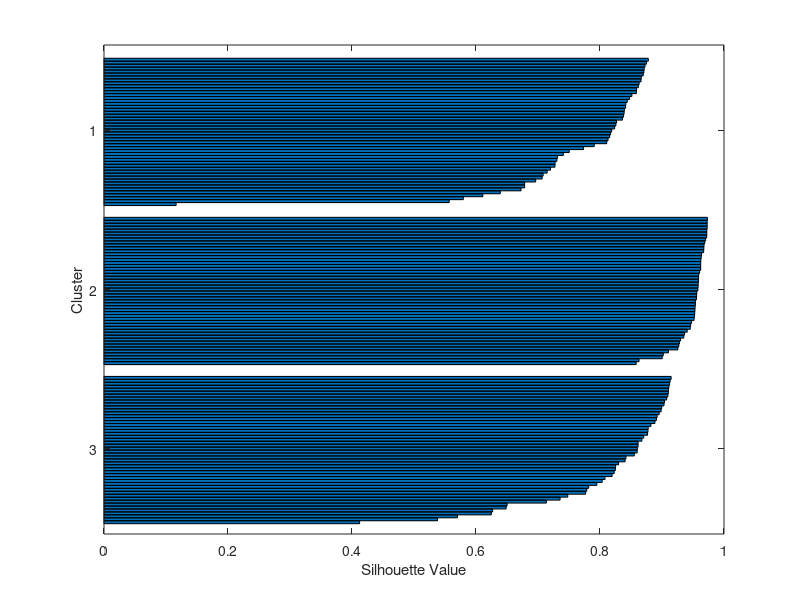

MATLAB code for this plot: (Note: this script raises an error after producing the figure.)
%% @autor: Gustavo Siebra
% IFCE - Campus Fortaleza
% Programa de Pos-Graduacao em Ciencias da Computacao - PPGCC
% Disciplina: Machine Learning

%% Variaveis de limpeza
clc;
clear all;
close all;

%% Le arquivo
data = load('iris.txt');

%% Treino e Teste Kmeans
K = 3; 
Max_Its = 10;

for n = 1:Max_Its
    
    distM = squareform(pdist(data));
    [U, Z, Err] = kmeans(data,K);
    s = silhouette(data,U);
    disp(sprintf('Dunns index for kmeans %d', dunns(3,distM,U)));
    %% Acuracia
    acc(n) = acuracia(U, data(:,end));
    
end

[accMedia, desvioPadrao] = plotAccuracy( Max_Its, acc );

%% Region Decision
% [XY] = deciosionregion(data, K);